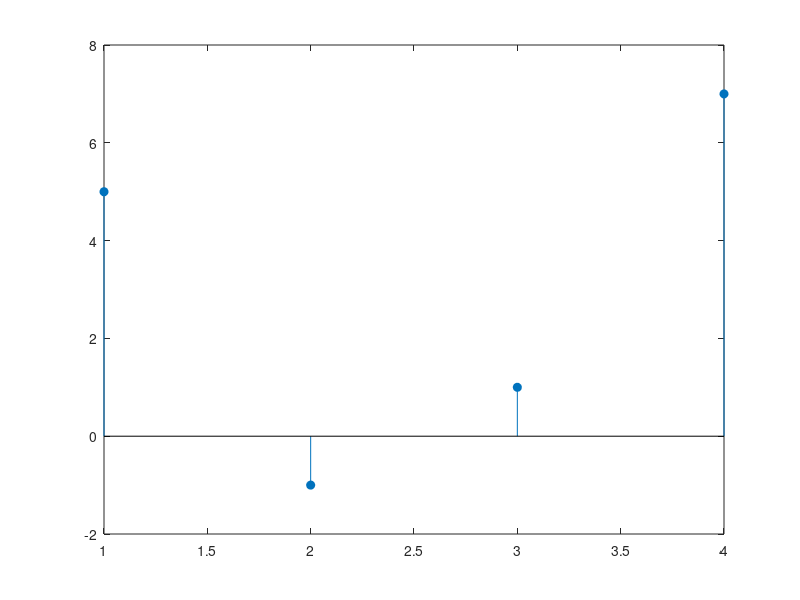

Here is the MATLAB script that generated this plot:
% EXPERIMENT 2: CIRCULAR CONVOLUTION
% Author: Amey Thakur
% GitHub: https://github.com/Amey-Thakur
% Course: CSL701 | Roll No: 50 | Batch: B3
% Date: 30/07/2021

Xn = [0 1 2 3];
Yn = [1 2 0 -1];
x = fft(Xn);
y = fft(Yn);
C = x.*y;
T = ifft(C);
stem(T, 'filled');
